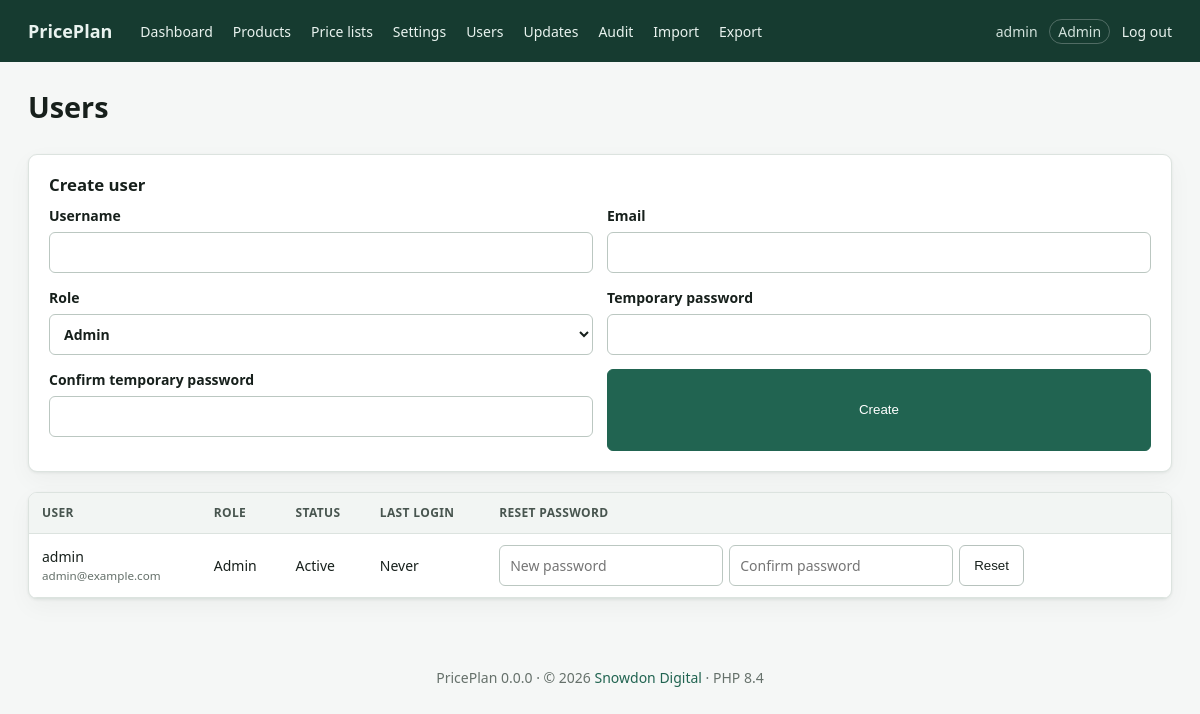
/users.php (signed in), run on the app's committed database.
### tables this page shows
CREATE TABLE users (
 id INT UNSIGNED AUTO_INCREMENT PRIMARY KEY,
 username VARCHAR(80) NOT NULL UNIQUE,
 email VARCHAR(190) NOT NULL UNIQUE,
 password_hash VARCHAR(255) NOT NULL,
 role ENUM('admin','manager','editor','viewer') NOT NULL DEFAULT 'viewer',
 is_active TINYINT(1) NOT NULL DEFAULT 1,
 last_login_at DATETIME NULL,
 created_at DATETIME NOT NULL DEFAULT CURRENT_TIMESTAMP,
 updated_at DATETIME NOT NULL DEFAULT CURRENT_TIMESTAMP ON UPDATE CURRENT_TIMESTAMP
);

### app/updates.php (called while the page is built, shortened)
<?php
function app_version(): string
{
    $version = @file_get_contents(dirname(__DIR__) . '/VERSION');
    return trim((string)$version) ?: '0.0.0';
}

### app/helpers.php (called while the page is built, shortened)
<?php
function config(?string $key = null, mixed $default = null): mixed
{
    $value = $GLOBALS['app_config'];
    foreach (explode('.', $key) as $part) {
        $value = $value[$part];
    }
    return $value;
}
function e(mixed $value): string
{
    return htmlspecialchars((string)$value, ENT_QUOTES | ENT_SUBSTITUTE, 'UTF-8');
}
function url(string $path = ''): string
{
    $base = rtrim(str_replace('\\', '/', dirname($_SERVER['SCRIPT_NAME'] ?? '')), '/');
    return ($base === '/' ? '' : $base) . '/' . ltrim($path, '/');
}
require_once __DIR__ . '/database.php';

### app/database.php (called while the page is built, shortened)
<?php
function db(): PDO
{
    static $pdo;
    if ($pdo instanceof PDO) {
        return $pdo;
    }
    $c = config('db');
    $dsn = sprintf('mysql:host=%s;port=%d;dbname=%s;charset=%s', $c['host'], $c['port'], $c['name'], $c['charset']);
    $pdo = new PDO($dsn, $c['user'], $c['password'], [
        PDO::ATTR_ERRMODE => PDO::ERRMODE_EXCEPTION,
        PDO::ATTR_DEFAULT_FETCH_MODE => PDO::FETCH_ASSOC,
        PDO::ATTR_EMULATE_PREPARES => false,
    ]);
    return $pdo;
}

### app/auth.php (called while the page is built, shortened)
<?php
function user(): ?array
{
    static $cached = false;
    if ($cached !== false) return $cached;
    $s = db()->prepare('SELECT id, username, email, role FROM users WHERE id = ? AND is_active = 1');
    $s->execute([$_SESSION['user_id']]);
    return $cached = ($s->fetch() ?: null);
}
function require_login(): void
{
    if (!user()) redirect('login.php');
}
function can(string $action): bool
{
    $role = user()['role'] ?? '';
    $rules = [
        'view' => ['admin', 'manager', 'editor', 'viewer'],
        'edit' => ['admin', 'manager', 'editor'],
        'pricelists' => ['admin', 'manager', 'editor', 'viewer'],
        'pricelist_export' => ['admin', 'manager', 'editor'],
        'delete' => ['admin'],
        'import' => ['admin', 'manager'],
        'export' => ['admin', 'manager'],
        'settings' => ['admin'],
        'users' => ['admin'],
        'updates' => ['admin'],
    ];
    return in_array($role, $rules[$action] ?? [], true);
}
function require_permission(string $action): void
{
    require_login();
}

### public/users.php (the view, shortened to what this page needs)
<?php
require_once dirname(__DIR__) . '/app/layout.php';
require_permission('users');
$users = db()->query('SELECT id, username, email, role, is_active, last_login_at, created_at FROM users ORDER BY username')->fetchAll();
page_header('Users');
?>
<div class="page-title"><h1>Users</h1></div>
<section class="card">
    <h2>Create user</h2>
    <form method="post" class="fields">
        <label>Username<input name="username" required autocomplete="off"></label>
        <label>Email<input type="email" name="email" required autocomplete="off"></label>
        <label>Role
            <select name="role">
                <?php foreach (['admin', 'manager', 'editor', 'viewer'] as $role): ?>
                    <option value="<?= e($role) ?>"><?= e(ucfirst($role)) ?></option>
                <?php endforeach ?>
            </select>
        </label>
        <label>Temporary password<input type="password" name="password" minlength="10" required autocomplete="new-password"></label>
        <label>Confirm temporary password<input type="password" name="password_confirm" minlength="10" required autocomplete="new-password"></label>
        <button class="button primary">Create</button>
    </form>
</section>
<section class="card table-wrap">
    <table>
        <thead>
        <tr>
            <th>User</th>
            <th>Role</th>
            <th>Status</th>
            <th>Last login</th>
            <th>Reset password</th>
            <th></th>
        </tr>
        </thead>
        <tbody>
        <?php foreach ($users as $account): ?>
            <tr>
                <td><?= e($account['username']) ?><small><?= e($account['email']) ?></small></td>
                <td><?= e(ucfirst($account['role'])) ?></td>
                <td><?= $account['is_active'] ? 'Active' : 'Disabled' ?></td>
                <td><?= e($account['last_login_at'] ?? 'Never') ?></td>
                <td>
                    <form method="post" class="inline" autocomplete="off">
                        <input type="password" name="password" minlength="10" placeholder="New password" required autocomplete="new-password">
                        <input type="password" name="password_confirm" minlength="10" placeholder="Confirm password" required autocomplete="new-password">
                        <button class="button">Reset</button>
                    </form>
                </td>
                <td>
                </td>
            </tr>
        <?php endforeach ?>
        </tbody>
    </table>
</section>
<?php page_footer(); ?>

### app/layout.php (shortened to what this page needs)
<?php
function page_header(string $title): void
{
    $u = user();
    ?><!doctype html>
<html lang="en"><head>
<link rel="stylesheet" href="<?= e(url('../assets/css/app.css?v=' . rawurlencode(app_version()))) ?>">
</head><body>
<?php if ($u): ?><header class="topbar">
  <a class="brand" href="<?= e(url('dashboard.php')) ?>"><?= e(config('site_name')) ?></a>
  <nav>
    <a href="<?= e(url('dashboard.php')) ?>">Dashboard</a>
    <a href="<?= e(url('products.php')) ?>">Products</a>
    <a href="<?= e(url('pricelists.php')) ?>">Price lists</a>
    <?php if (can('settings')): ?><a href="<?= e(url('settings.php')) ?>">Settings</a><a href="<?= e(url('users.php')) ?>">Users</a><a href="<?= e(url('updates.php')) ?>">Updates</a><?php endif ?>
    <a href="<?= e(url('audit.php')) ?>">Audit</a>
    <?php if (can('import')): ?><a href="<?= e(url('import.php')) ?>">Import</a><?php endif ?>
    <?php if (can('export')): ?><a href="<?= e(url('export.php')) ?>">Export</a><?php endif ?>
  </nav>
  <div class="account"><?= e($u['username']) ?> <span class="role"><?= e(ucfirst($u['role'])) ?></span> <a href="<?= e(url('logout.php')) ?>">Log out</a></div>
</header><?php endif ?>
<main class="container">
<?php
}
function page_footer(): void
{
    ?></main><footer>PricePlan <?= e(app_version()) ?> &middot; &copy; <?= e(date('Y')) ?> <a href="https://snowdondigital.co.uk" target="_blank" rel="noopener">Snowdon Digital</a> &middot; PHP <?= e(PHP_MAJOR_VERSION . '.' . PHP_MINOR_VERSION) ?></footer></body></html><?php
}

### assets/css/app.css (style rules this page uses)
:root { --bg: #f5f7f6; --surface: #fff; --ink: #17201c; --muted: #66716b; --line: #dce3df; --brand: #216451; --brand2: #174a3c; --danger: #a73535; --warning: #a86512; --shadow: 0 1px 3px #14251d12, 0 8px 24px #14251d0a; }
* { box-sizing: border-box; }
body { margin: 0; background: var(--bg); color: var(--ink); font: 14px/1.5 system-ui, -apple-system, "Segoe UI", sans-serif; }
a { color: var(--brand); text-decoration: none; }
h1, h2 { line-height: 1.2; margin: 0 0 .6rem; }
h1 { font-size: 1.8rem; }
h2 { font-size: 1.05rem; }
small { display: block; color: var(--muted); }
.container { max-width: 1500px; margin: auto; padding: 28px; }
.topbar { height: 62px; background: #163b30; color: #fff; display: flex; align-items: center; padding: 0 28px; gap: 28px; }
.topbar a { color: #e9f3ef; }
.brand { font-size: 18px; font-weight: 700; }
.topbar nav { display: flex; gap: 20px; }
.account { margin-left: auto; color: #d2e2dc; }
.role { border: 1px solid #ffffff40; border-radius: 20px; padding: 2px 8px; margin: 0 8px; }
.page-title { display: flex; align-items: center; justify-content: space-between; margin-bottom: 20px; }
.card { background: var(--surface); border: 1px solid var(--line); border-radius: 9px; box-shadow: var(--shadow); padding: 20px; margin-bottom: 20px; }
label { display: flex; flex-direction: column; gap: 6px; font-weight: 600; margin-bottom: 14px; }
input, select { border: 1px solid #bbc7c1; border-radius: 6px; background: #fff; color: var(--ink); padding: 9px 10px; font: inherit; min-width: 0; }
.button { display: inline-flex; align-items: center; justify-content: center; border: 1px solid #b7c2bd; background: #fff; color: var(--ink); border-radius: 6px; padding: 9px 14px; font: 600 14px inherit; cursor: pointer; }
.button.primary { background: var(--brand); border-color: var(--brand); color: #fff; }
.table-wrap { overflow: auto; padding: 0; }
table { width: 100%; border-collapse: collapse; white-space: nowrap; }
th, td { text-align: left; padding: 11px 13px; border-bottom: 1px solid var(--line); vertical-align: middle; }
th { background: #f2f5f3; color: #48554f; font-size: 12px; text-transform: uppercase; letter-spacing: .03em; position: sticky; top: 0; }
.fields { display: grid; grid-template-columns: repeat(2, 1fr); gap: 0 14px; }
.inline { display: flex; gap: 6px; margin: 0; }
.inline label, .inline input { margin: 0; }
footer { text-align: center; color: var(--muted); padding: 20px; }

### data on the page
users: username "admin", role "Admin", email "admin@example.com", is_active "Active", last_login_at "Never"

### other printed values
config('site_name') "PricePlan"
app_version() "0.0.0"
PHP_MAJOR_VERSION . '.' . PHP_MINOR_VERSION "8.4"
form field role "Admin"
